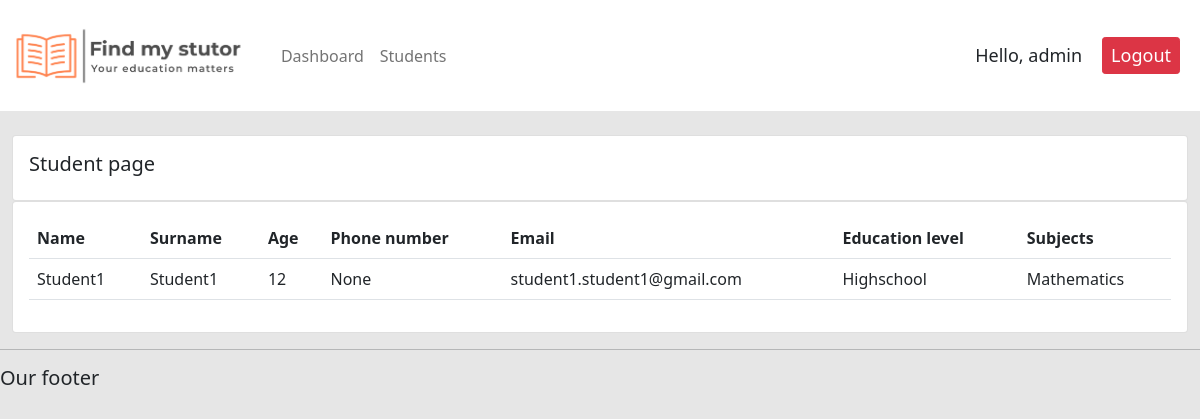
Screenshot of /student/ (signed in) with the database file from the repository.
### stutor/models.py (models this page shows, shortened)
class student(models.Model):
    name = models.CharField(max_length= 200, null=True)
    surname = models.CharField(max_length=200, null=True)
    age = models.PositiveSmallIntegerField(null=True)
    phone_number = PhoneNumberField(null=True, blank = True)
    email = models.EmailField(null=True)
    date_created = models.DateTimeField(auto_now_add=True, null=True)
    education_level = models.ForeignKey(education_level, on_delete=models.SET_NULL, null=True)
    subject = models.ForeignKey(subject, on_delete=models.SET_NULL, null=True)

class education_level(models.Model):
    education_levels = models.CharField(max_length=300, null=True)
    def __str__(self):
        return self.education_levels

class subject(models.Model):
    subject = models.CharField(max_length=300)
    def __str__(self):
        return self.subject

### stutor/decorators.py (the view)
        def wrapper_func(request,*args, **kwargs):
            group = None
            if request.user.groups.exists():
                group = request.user.groups.all()[0].name # group krijgt de waarde van de group waar de user in zit
            if group in allowed_roles:  #als de group toegang heeft --> render the view
                return view_func(request,*args, **kwargs)
            else:
                return HttpResponse('You are not authorized to view this page')

### stutor/views.py (called while the page is built)
@login_required(login_url='login')
@allowed_users(allowed_roles=['admin', 'student'])
def student_page(request):
    stu = student.objects.all()
    return render(request, 'stutor/students.html', {'stu': stu})

### stutor/templates/stutor/students.html
{% extends 'stutor/main.html'%}
{% block content %}
    <br>
<div class="row">
    <div class="col-md">
        <div class="card card-body">
            <h5>Student page</h5>
        </div>
        <div class="card card-body">
            <table class="table">
                <tr>
                    <th>Name</th>
                    <th>Surname</th>
                    <th>Age</th>
                    <th>Phone number</th>
                    <th>Email</th>
                    <th>Education level</th>
                    <th>Subjects</th>
                </tr>
                {% for i in stu %}
                <tr>
                    <td> {{i.name}} </td>
                    <td> {{i.surname}} </td>
                    <td> {{i.age}} </td>
                    <td> {{i.phone_number}} </td>
                    <td> {{i.email}} </td>
                    <td> {{i.education_level}} </td>
                    <td> {{i.subject}} </td>
                </tr>
                {% endfor %}
            </table>
        </div>
    </div>
</div>
{% endblock %}

### stutor/templates/stutor/navbar.html (shortened to what this page needs)
{% load static %}
<nav class="navbar navbar-expand-lg navbar-light" style="background-color: #ffffff;">
  <a class="navbar-brand" href="#"> <img src="{% static 'images/logo.png' %}" style="height:85px;" > </a>
  <div class="collapse navbar-collapse" id="navbarNav">
    <ul class="navbar-nav">
      {% if request.user.is_staff %}
      <li class="nav-item active">
        <a class="nav-link" href="{% url 'home' %}">Dashboard</a>
      </li>
      <li class="nav-item">
        <a class="nav-link" href="{% url 'student' %}">Students</a>
      </li>
      {% else %}
      <li class="nav_item">
        <a class="btn btn-primary  btn-sm btn-block", href="{% url 'account' %}">Account</a>
      </li>
    </ul>
      {% endif %}
    </ul>
  </div>
  <span class="hello-msg">Hello, {{request.user}}</span>
  <span> <a class="btn btn-danger  btn-sm btn-block hello-msg" href="{% url 'logout' %}">Logout</a> </span>
</nav>

### static/CSS/main.css (style rules this page uses)
body { background-color: #e6e6e6 }

### stutor/templates/stutor/navbar.html (style rules this page uses)
.hello-msg { font-size: 18px; margin-right: 20px; }

### rows the page displays
student: name "Student1", surname "Student1", age "12", phone_number "None", email "student1.student1@gmail.com", education_level "Highschool", subject "Mathematics"

### other values shown
{{ request.user }} "admin"
